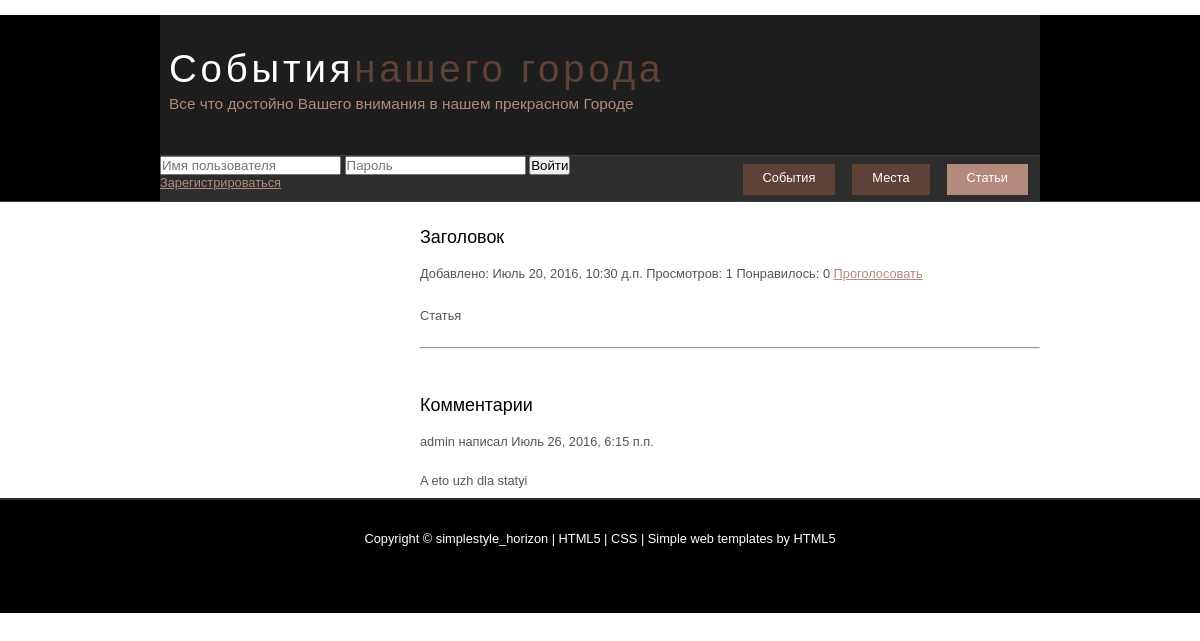
The app's page /article/3, older data.
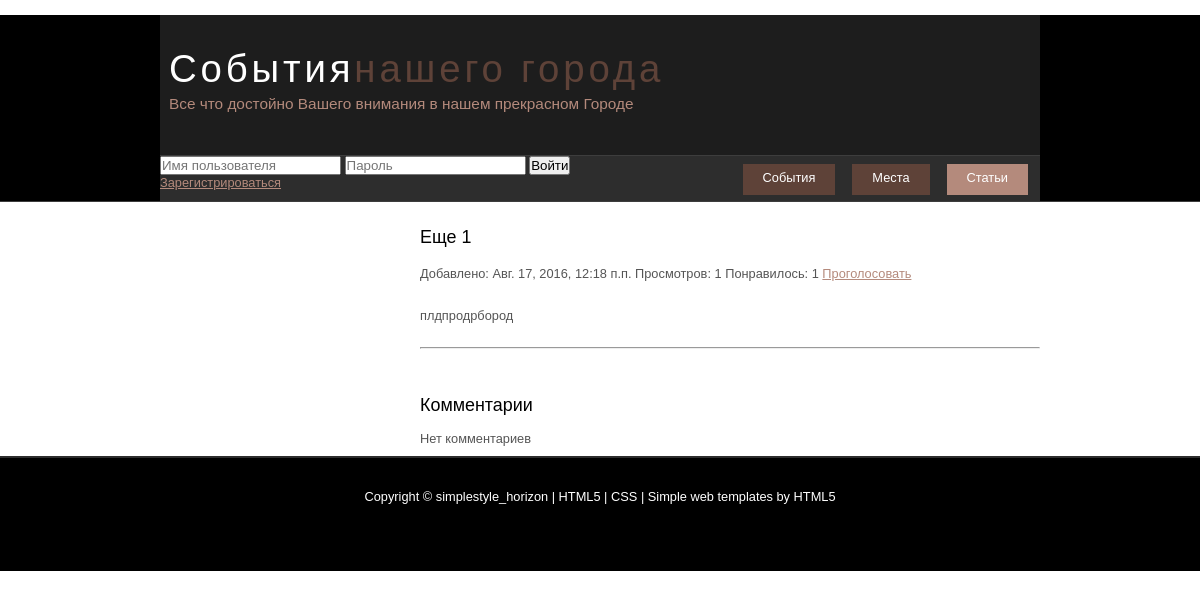
The same page, newer data.
### mainApp/models.py (models this page shows, shortened)
class CommonArticle(models.Model):
    title = models.CharField(verbose_name='Заголовок', max_length=255)
    content = models.TextField(verbose_name='Текст')
    added = models.DateTimeField(verbose_name='Дата публикации', auto_now_add=True)
    active = models.BooleanField(verbose_name='Видимость', default=True)
    likes = models.SmallIntegerField(verbose_name='Кол-во лайков', default=0)
    views = models.SmallIntegerField(verbose_name='Кол-во просмотров', default=0)
    images = models.ManyToManyField('Images', verbose_name='Картинки', default=None, blank=True)
    allow_comments = models.BooleanField(verbose_name='Возможность комментариев', default=True)
    author = models.ForeignKey(SiteUser)
    class Meta:
        abstract = True

class Article(CommonArticle):
    subject = models.ForeignKey('Event', null=True, default=None, blank=True)

### comments/models.py (models this page shows)
class Comments(models.Model):
    content = models.TextField(verbose_name='Текст комментария', max_length=1024)
    added = models.DateTimeField(verbose_name='Текст комментария', auto_now_add=True)
    author = models.ForeignKey(SiteUser)
    subject_type = models.CharField(choices=COMMENTABLE_TYPES, max_length=20)
    subject_id = models.PositiveIntegerField(default=0)

### mainApp/views.py (the view)
# urls.py: url(r'^article/([0-9]+)$', show_article),
def show_article(request, article_id):
    output={}
    output['smth']=get_smth_by_id(request,'Article', article_id)
    output['comments']=show_comments('Article', article_id)
    return render (request,'article.html', output)

### comments/views.py (called while the page is built)
def show_comments(modelname, subject):
    comments = Comments.objects.filter(subject_id=subject, subject_type=modelname).order_by('-added')
    return comments

### countViews/views.py (called while the page is built)
def check_views(request, modelname, id):
    ip = request.META['REMOTE_ADDR']
    key = modelname + id
    viewed = Viewed.objects.filter(ip=ip, material=key)
    if len(viewed) > 0:
        return False
    else:
        viewed = Viewed()
        viewed.ip = ip
        viewed.material = key
        viewed.save()
        return True

### mainApp/views.py (called while the page is built)
def get_smth_by_id(request,modelname, some_id):
    try:
        smth=MyModule.__dict__[modelname].objects.get(id=some_id)
    except:
        raise Http404
    if hasattr(smth, 'active') and smth.active==False:
        raise Http404
    if hasattr(smth, 'views') :
        if check_views(request, modelname, some_id):
            smth.views+=1
            smth.save()
    return smth

### templates/article.html (shortened to what this page needs)
﻿{%extends 'base.html' %}
{%load staticfiles %}
{%block menu3 %}
    selected
{%endblock %}
{%block content %}
    <div class="instance">
        <h3>{{smth.title}}</h3>
        <p>
                 Добавлено: {{smth.added}}
                 Просмотров: {{smth.views}}
                 Понравилось: <span class="likes_count">{{smth.likes}}</span>
                 <a href="/" data-model="Article" data-id="{{smth.id}}" class="liker">Проголосовать</a>
        </p>
        <p>
            {{smth.content}}
        </p>
        <hr>
        <p>
            {% if smth.allow_comments %}
                {%include 'inc_comments_show.html' %}
            {%endif %}
    </div>
{%endblock %}

### templates/inc_comments_show.html
﻿ <h3>Комментарии</h3>
    {% for comment in comments %}
         <div>
            <p>{{comment.author}} написал {{comment.added}}</p>
                {{comment.content}}
         </div>
    {%empty %}
        Нет комментариев
    {%endfor %}

Row changes from the older to the newer data that the page shows:
no longer on this page (row edited): Comments: author "admin", added "Июль 26, 2016, 6:15 п.п.", content "A eto uzh dla statyi"
changed Article: title "Заголовок" → "Еще 1"; added "Июль 20, 2016, 10:30 д.п." → "Авг. 17, 2016, 12:18 п.п."; likes "0" → "1"; content "Статья" → "плдпродрбород"
Text that changed along with them:
text now shown: "Нет комментариев"
